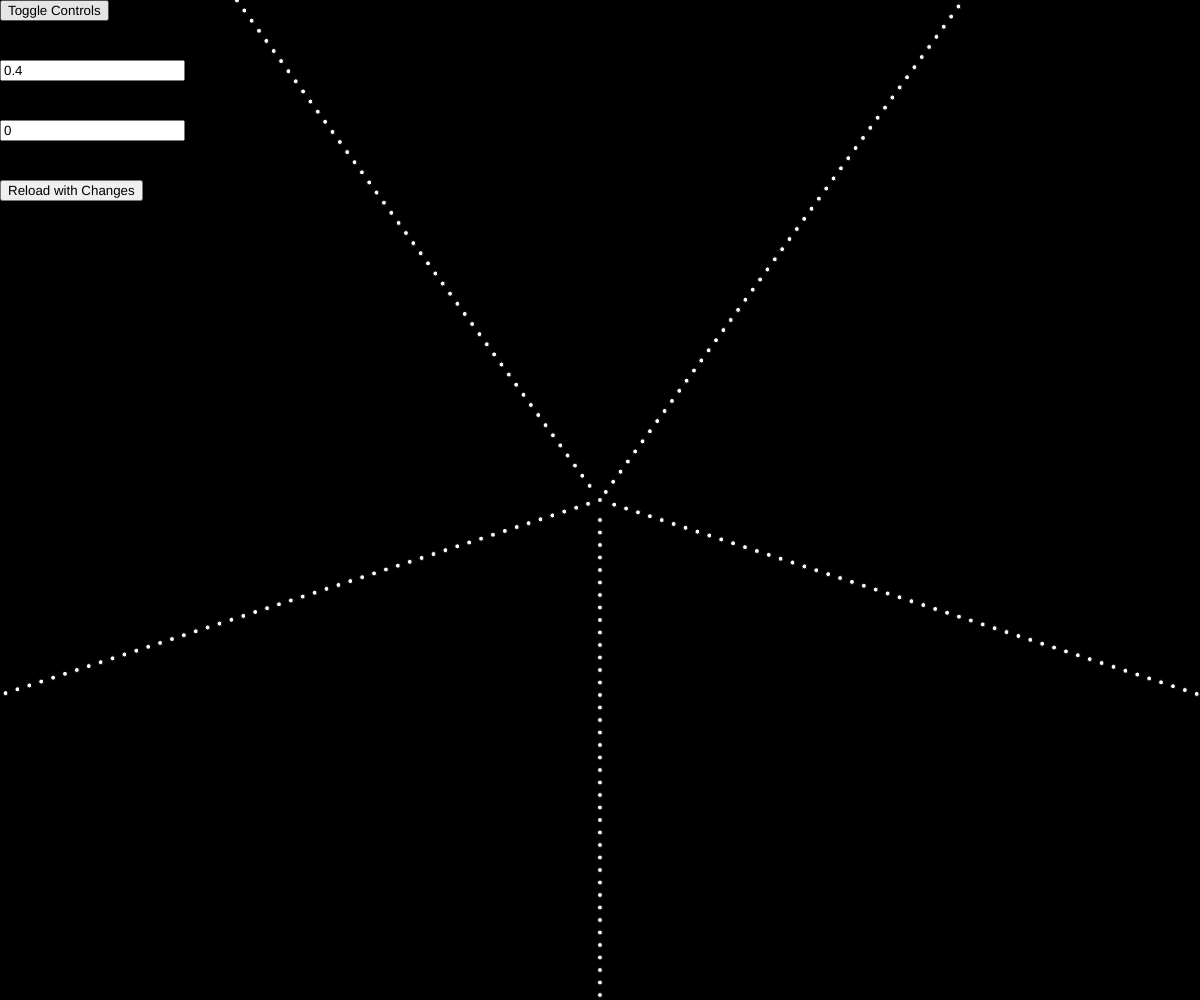
Frame 1 (no input)
Frame 60 (no input): identical to frame 1, image omitted
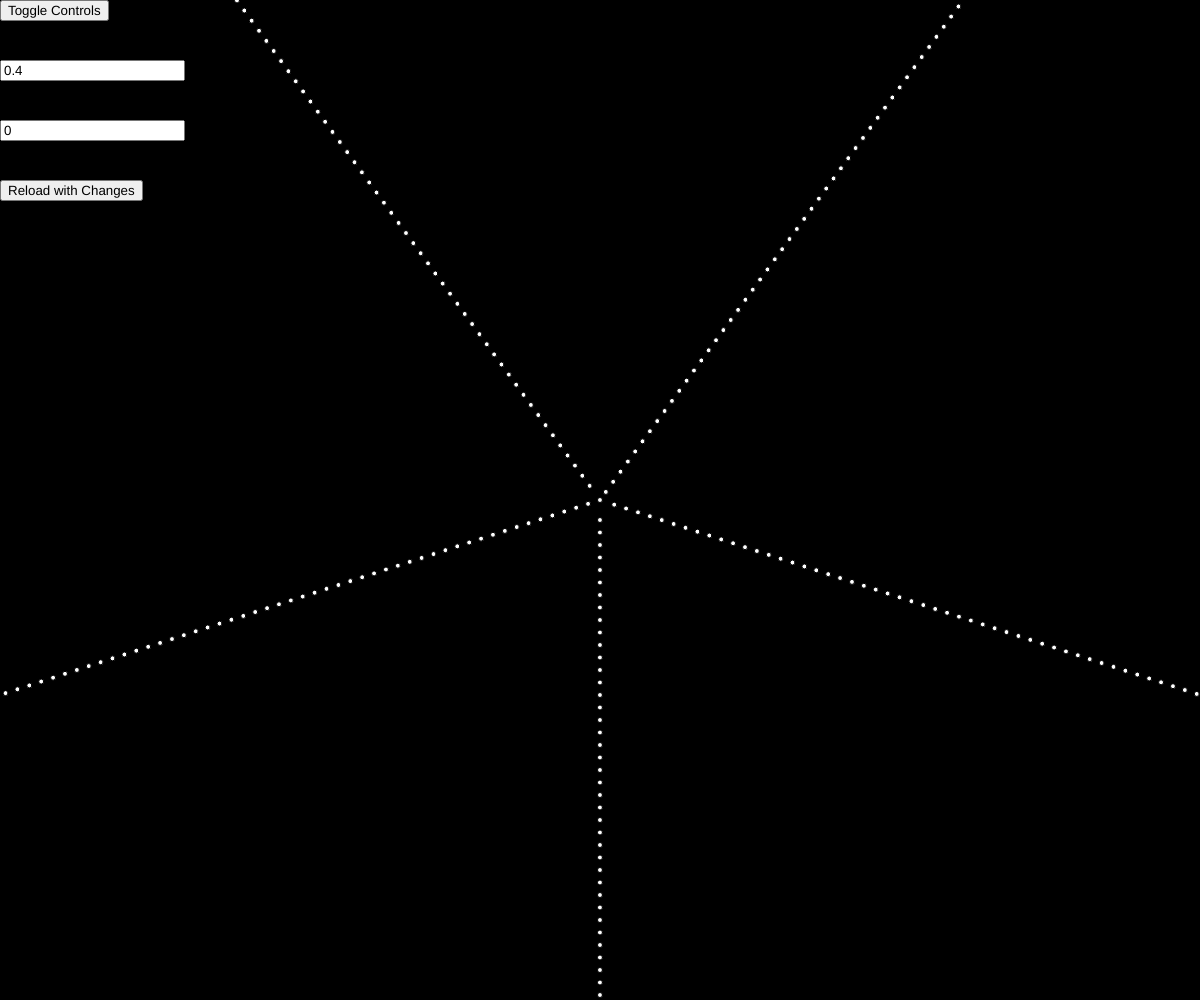
Frame 120 (the mouse pressed at the canvas centre since frame 60)

The p5.js sketch that drew these frames (run headless with seeded random() and noise() and a simulated clock; from frame 60 on, the mouse is pressed at the canvas centre):

// p5.js sketch
// ── sketch.js
var centerX = null
var centerY = null
var radius = 10

var turn = 0.4;
var incrValue = 0;

var actualWidth = null;
var actualHeight = null;
var hidden = false;
var paneLength = 200;
var canvas = null;
var backgroundColor = null;
var turnInput = null;
var incrInput = null;
var submitButton = null;
var inputting = false;

function setup() {
	backgroundColor = color(0);
	fill(255);
	stroke(0);

	actualWidth = windowWidth;
	actualHeight = windowHeight;
	canvas = createCanvas(actualWidth, actualHeight);
	background(backgroundColor)
	centerX = actualWidth/2
	centerY = actualHeight/2

	hideButton = createButton('Toggle Controls')
	hideButton.position(0, 0)
	hideButton.mousePressed(toggleHide)

	turnInput = createInput('Turn Value')
	turnInput.position(0, 60)
	turnInput.mousePressed(setInputtingToTrue)

	incrInput = createInput('Increment Value')
	incrInput.position(0, 120)
	incrInput.mousePressed(setInputtingToTrue)

	submitButton = createButton('Reload with Changes')
	submitButton.position(0, 180)
	submitButton.mousePressed(updateParameters)
}

function updateParameters(){
	turn = Number(turnInput.value())
	incrValue = Number(incrInput.value())
	inputting = false;
}

function setInputtingToTrue(){
	inputting = true;
	console.log("inputting...")
}

function toggleHide(){
	if(hidden){
		turnInput.show()
		incrInput.show()
		submitButton.show()
		// resizeCanvas(actualWidth, actualHeight)
		// centerX = canvas.width/2
		// background(backgroundColor)
		hidden = false;
	}else{
		turnInput.hide()
		incrInput.hide()
		submitButton.hide()
		// resizeCanvas(actualWidth + paneLength, actualHeight)
		// centerX = canvas.width/2
		// background(backgroundColor)
		hidden = true;
	}
}

function drawSpiral(t){
	background(backgroundColor)
	r = radius
	curX = 	centerX
	curY = centerY
	radius_increment = 1/t
	ang = 0
	while(r<=windowWidth/1.5){
		ellipse(curX, curY, 5, 5)
		ang += 2*Math.PI*t
		curX = centerX + r*Math.sin(ang)
		curY = centerY + r*Math.cos(ang)
		r += radius_increment
	}
}

function drawText(){
	text("Turn Value: ", 10, turnInput.y - 10)
	text("Increment by: ", 10, incrInput.y - 10)
	console.log("Drawing text.")
}

function draw(){
	if(!hidden){
		drawText()
	}
	if(!inputting){
		turnInput.value(turn)
		incrInput.value(incrValue)
	}
	drawSpiral(turn)
	turn += incrValue
}
